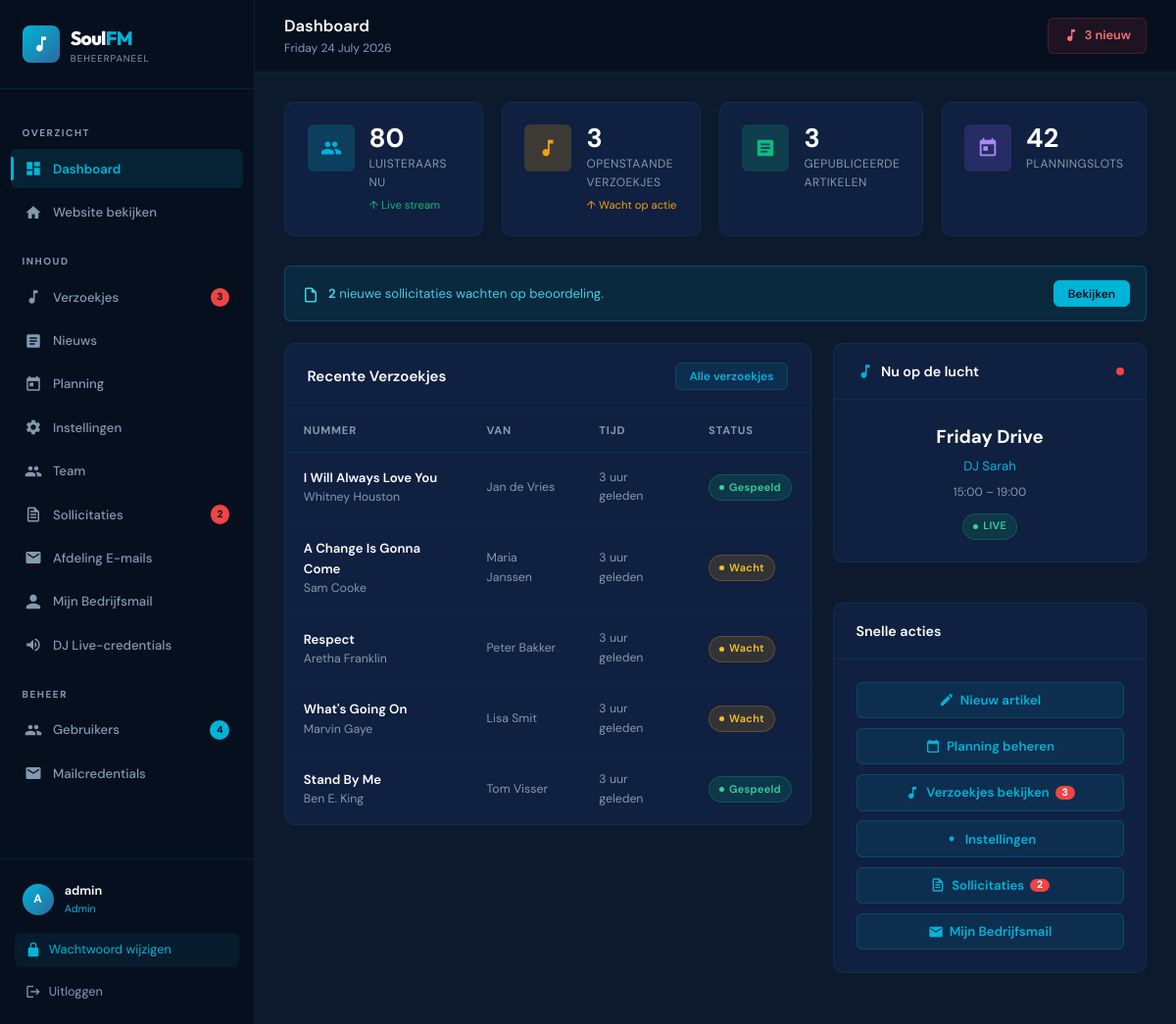
Page /admin/dashboard.php (signed in) on the committed database.
### tables this page shows
CREATE TABLE IF NOT EXISTS users (
    id INT AUTO_INCREMENT PRIMARY KEY,
    username VARCHAR(50) NOT NULL UNIQUE,
    email VARCHAR(100) NOT NULL UNIQUE,
    password_hash VARCHAR(255) NOT NULL,
    role ENUM(
        'admin',
        'dj',
        'dj_hoofd',
        'administratie',
        'administratie_hoofd',
        'evenementen',
        'evenementen_hoofd',
        'redactie',
        'redactie_hoofd',
        'content',
        'content_hoofd',
        'marketing',
        'marketing_hoofd',
        'moderator',
        'listener'
    ) NOT NULL DEFAULT 'listener',
    avatar VARCHAR(255) DEFAULT NULL,
    active TINYINT(1) NOT NULL DEFAULT 1,
    created_at DATETIME NOT NULL DEFAULT CURRENT_TIMESTAMP,
    last_login DATETIME DEFAULT NULL
);

CREATE TABLE IF NOT EXISTS requests (
    id INT AUTO_INCREMENT PRIMARY KEY,
    song_title VARCHAR(200) NOT NULL,
    artist_name VARCHAR(200) NOT NULL,
    requester_name VARCHAR(100) NOT NULL,
    message TEXT DEFAULT NULL,
    ip_address VARCHAR(45) NOT NULL,
    status ENUM('pending','played','rejected') NOT NULL DEFAULT 'pending',
    created_at DATETIME NOT NULL DEFAULT CURRENT_TIMESTAMP,
    played_at DATETIME DEFAULT NULL
);

CREATE TABLE IF NOT EXISTS schedule (
    id INT AUTO_INCREMENT PRIMARY KEY,
    day_of_week ENUM('monday','tuesday','wednesday','thursday','friday','saturday','sunday') NOT NULL,
    start_time TIME NOT NULL,
    end_time TIME NOT NULL,
    program_name VARCHAR(100) NOT NULL,
    dj_name VARCHAR(100) NOT NULL,
    dj_bio TEXT DEFAULT NULL,
    genre VARCHAR(50) DEFAULT 'Soul',
    cover_image VARCHAR(255) DEFAULT NULL,
    created_at DATETIME NOT NULL DEFAULT CURRENT_TIMESTAMP
);

### admin/dashboard.php (the view, shortened to what the rows shown need)
<?php
require_once __DIR__ . '/../includes/auth.php';
require_once __DIR__ . '/../includes/functions.php';
$recentReqs    = getRecentRequests(10);
$currentProg   = getCurrentProgram();
require_once __DIR__ . '/includes/admin-header.php';
?>
<div style="display:grid;grid-template-columns:1fr 320px;gap:1.5rem;align-items:start">
  <div class="table-container">
    <div class="table-wrapper">
      <table aria-label="Recente verzoekjes">
        <thead>
          <tr>
            <th>Nummer</th>
            <th>Van</th>
            <th>Tijd</th>
            <th>Status</th>
          </tr>
        </thead>
        <tbody>
          <?php if ($recentReqs): foreach ($recentReqs as $req): ?>
          <tr>
            <td data-label="Nummer">
              <div class="td-primary"><?= htmlspecialchars($req['song_title']) ?></div>
              <div class="td-muted"><?= htmlspecialchars($req['artist_name']) ?></div>
            </td>
            <td data-label="Van" class="td-muted"><?= htmlspecialchars($req['requester_name']) ?></td>
            <td data-label="Tijd" class="td-muted"><?= formatRelativeDate($req['created_at']) ?></td>
            <td data-label="Status">
              <span class="badge badge-<?= $req['status'] ?>">
                <?php $labels = ['pending'=>'Wacht','played'=>'Gespeeld','rejected'=>'Afgewezen']; ?>
                <?= $labels[$req['status']] ?? $req['status'] ?>
              </span>
            </td>
          </tr>
          <?php endforeach; else: ?>
          <tr><td colspan="4" style="text-align:center;color:var(--text-dim);padding:2rem">Geen verzoekjes gevonden.</td></tr>
          <?php endif; ?>
        </tbody>
      </table>
    </div>
  </div>
  <div style="display:flex;flex-direction:column;gap:1.25rem">
    <div class="section-card">
      <div class="section-card-body" style="text-align:center">
        <?php if ($currentProg): ?>
        <div style="font-size:1.25rem;font-weight:700;color:var(--white);margin-bottom:0.25rem"><?= htmlspecialchars($currentProg['program_name']) ?></div>
        <div style="color:var(--accent);font-size:.88rem;margin-bottom:.5rem"><?= htmlspecialchars($currentProg['dj_name']) ?></div>
        <div style="font-size:.8rem;color:var(--text-dim)"><?= formatTime($currentProg['start_time']) ?> – <?= formatTime($currentProg['end_time']) ?></div>
        <span class="badge badge-played" style="margin-top:.75rem">LIVE</span>
        <?php else: ?>
        <div style="color:var(--text-dim)">Geen actief programma</div>
        <?php endif; ?>
      </div>
    </div>
  </div>
</div>
<?php require_once __DIR__ . '/includes/admin-footer.php'; ?>

### admin/includes/admin-header.php (shortened to what the rows shown need)
<?php
$currentUser = getCurrentUser();
?>
<!DOCTYPE html>
<html lang="nl">
<head>
  <link rel="stylesheet" href="<?= BASE_URL ?>/assets/css/admin.css">
</head>
<body>
<div class="admin-layout">
  <aside class="sidebar" id="admin-sidebar" role="navigation" aria-label="Admin navigatie">
    <div class="sidebar-footer">
      <div class="sidebar-user">
        <div class="sidebar-avatar"><?= strtoupper(substr($currentUser['username'] ?? 'A', 0, 1)) ?></div>
        <div>
          <div class="sidebar-username"><?= htmlspecialchars($currentUser['username'] ?? '') ?></div>
          <div class="sidebar-role"><?= htmlspecialchars($currentUser['role'] ?? '') ?></div>
        </div>
      </div>
    </div>
  </aside>
  <div class="admin-content">
    <main class="admin-main">

### rows in the picture
users: username "A", username "admin", role "Admin"
requests: song_title "I Will Always Love You", artist_name "Whitney Houston", requester_name "Jan de Vries", created_at "3 uur geleden", status "Gespeeld"
requests: song_title "A Change Is Gonna Come", artist_name "Sam Cooke", requester_name "Maria Janssen", created_at "3 uur geleden", status "Wacht"
requests: song_title "Respect", artist_name "Aretha Franklin", requester_name "Peter Bakker", created_at "3 uur geleden", status "Wacht"
requests: song_title "What's Going On", artist_name "Marvin Gaye", requester_name "Lisa Smit", created_at "3 uur geleden", status "Wacht"
requests: song_title "Stand By Me", artist_name "Ben E. King", requester_name "Tom Visser", created_at "3 uur geleden", status "Gespeeld"
schedule: program_name "Friday Drive", dj_name "DJ Sarah", start_time "15:00", end_time "19:00"

### other values in the picture
$pendingCount "3"
$newApps "2"
getUserCount() "4"
$pageTitle "Dashboard"
$listeners "80"
$newsCount "3"
$scheduleCount "42"
$newAppsCount "2"
